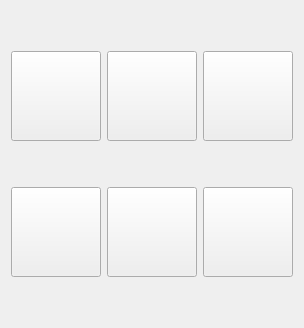
         <widget class="QWidget" name="mainmode">
          <layout class="QVBoxLayout" name="verticalLayout_4">
           <item>
            <layout class="QGridLayout" name="gridLayout_2">
             <item row="0" column="0">
              <spacer name="verticalSpacer_7">
               <property name="orientation">
                <enum>Qt::Orientation::Vertical</enum>
               </property>
               <property name="sizeHint" stdset="0">
                <size>
                 <width>20</width>
                 <height>40</height>
                </size>
               </property>
              </spacer>
             </item>
             <item row="3" column="2">
              <widget class="APushButton" name="IDC_BTNMODE6">
               <property name="minimumSize">
                <size>
                 <width>90</width>
                 <height>90</height>
                </size>
               </property>
               <property name="maximumSize">
                <size>
                 <width>90</width>
                 <height>90</height>
                </size>
               </property>
               <property name="text">
                <string/>
               </property>
               <property name="icon">
                <iconset resource="../../resource.qrc">
                 <normaloff>:/mode-lieu/img/mode6.png</normaloff>:/mode-lieu/img/mode6.png</iconset>
               </property>
               <property name="iconSize">
                <size>
                 <width>85</width>
                 <height>85</height>
                </size>
               </property>
              </widget>
             </item>
             <item row="1" column="2">
              <widget class="APushButton" name="IDC_BTNMODE3">
               <property name="minimumSize">
                <size>
                 <width>90</width>
                 <height>90</height>
                </size>
               </property>
               <property name="maximumSize">
                <size>
                 <width>90</width>
                 <height>90</height>
                </size>
               </property>
               <property name="text">
                <string/>
               </property>
               <property name="icon">
                <iconset resource="../../resource.qrc">
                 <normaloff>:/mode-lieu/img/mode3.png</normaloff>:/mode-lieu/img/mode3.png</iconset>
               </property>
               <property name="iconSize">
                <size>
                 <width>85</width>
                 <height>85</height>
                </size>
               </property>
              </widget>
             </item>
             <item row="2" column="0">
              <spacer name="verticalSpacer_4">
               <property name="orientation">
                <enum>Qt::Orientation::Vertical</enum>
               </property>
               <property name="sizeHint" stdset="0">
                <size>
                 <width>20</width>
                 <height>40</height>
                </size>
               </property>
              </spacer>
             </item>
             <item row="1" column="1">
              <widget class="APushButton" name="IDC_BTNMODE2">
               <property name="minimumSize">
                <size>
                 <width>90</width>
                 <height>90</height>
                </size>
               </property>
               <property name="maximumSize">
                <size>
                 <width>90</width>
                 <height>90</height>
                </size>
               </property>
               <property name="text">
                <string/>
               </property>
               <property name="icon">
                <iconset resource="../../resource.qrc">
                 <normaloff>:/mode-lieu/img/mode2.png</normaloff>:/mode-lieu/img/mode2.png</iconset>
               </property>
               <property name="iconSize">
                <size>
                 <width>85</width>
                 <height>85</height>
                </size>
               </property>
              </widget>
             </item>
             <item row="3" column="1">
              <widget class="APushButton" name="IDC_BTNMODE5">
               <property name="minimumSize">
                <size>
                 <width>90</width>
                 <height>90</height>
                </size>
               </property>
               <property name="maximumSize">
                <size>
                 <width>90</width>
                 <height>90</height>
                </size>
               </property>
               <property name="text">
                <string/>
               </property>
               <property name="icon">
                <iconset resource="../../resource.qrc">
                 <normaloff>:/mode-lieu/img/mode5.png</normaloff>:/mode-lieu/img/mode5.png</iconset>
               </property>
               <property name="iconSize">
                <size>
                 <width>85</width>
                 <height>85</height>
                </size>
               </property>
              </widget>
             </item>
             <item row="3" column="0">
              <widget class="APushButton" name="IDC_BTNMODE4">
               <property name="minimumSize">
                <size>
                 <width>90</width>
                 <height>90</height>
                </size>
               </property>
               <property name="maximumSize">
                <size>
                 <width>90</width>
                 <height>90</height>
                </size>
               </property>
               <property name="text">
                <string/>
               </property>
               <property name="icon">
                <iconset resource="../../resource.qrc">
                 <normaloff>:/mode-lieu/img/mode4.png</normaloff>:/mode-lieu/img/mode4.png</iconset>
               </property>
               <property name="iconSize">
                <size>
                 <width>85</width>
                 <height>85</height>
                </size>
               </property>
              </widget>
             </item>
             <item row="1" column="0">
              <widget class="APushButton" name="IDC_BTNMODE1">
               <property name="minimumSize">
                <size>
                 <width>90</width>
                 <height>90</height>
                </size>
               </property>
               <property name="maximumSize">
                <size>
                 <width>90</width>
                 <height>90</height>
                </size>
               </property>
               <property name="text">
                <string/>
               </property>
               <property name="icon">
                <iconset resource="../../resource.qrc">
                 <normaloff>:/mode-lieu/img/mode1.png</normaloff>:/mode-lieu/img/mode1.png</iconset>
               </property>
               <property name="iconSize">
                <size>
                 <width>85</width>
                 <height>85</height>
                </size>
               </property>
              </widget>
             </item>
             <item row="4" column="0">
              <spacer name="verticalSpacer_9">
               <property name="orientation">
                <enum>Qt::Orientation::Vertical</enum>
               </property>
               <property name="sizeHint" stdset="0">
                <size>
                 <width>20</width>
                 <height>40</height>
                </size>
               </property>
              </spacer>
             </item>
            </layout>
           </item>
          </layout>
         </widget>
